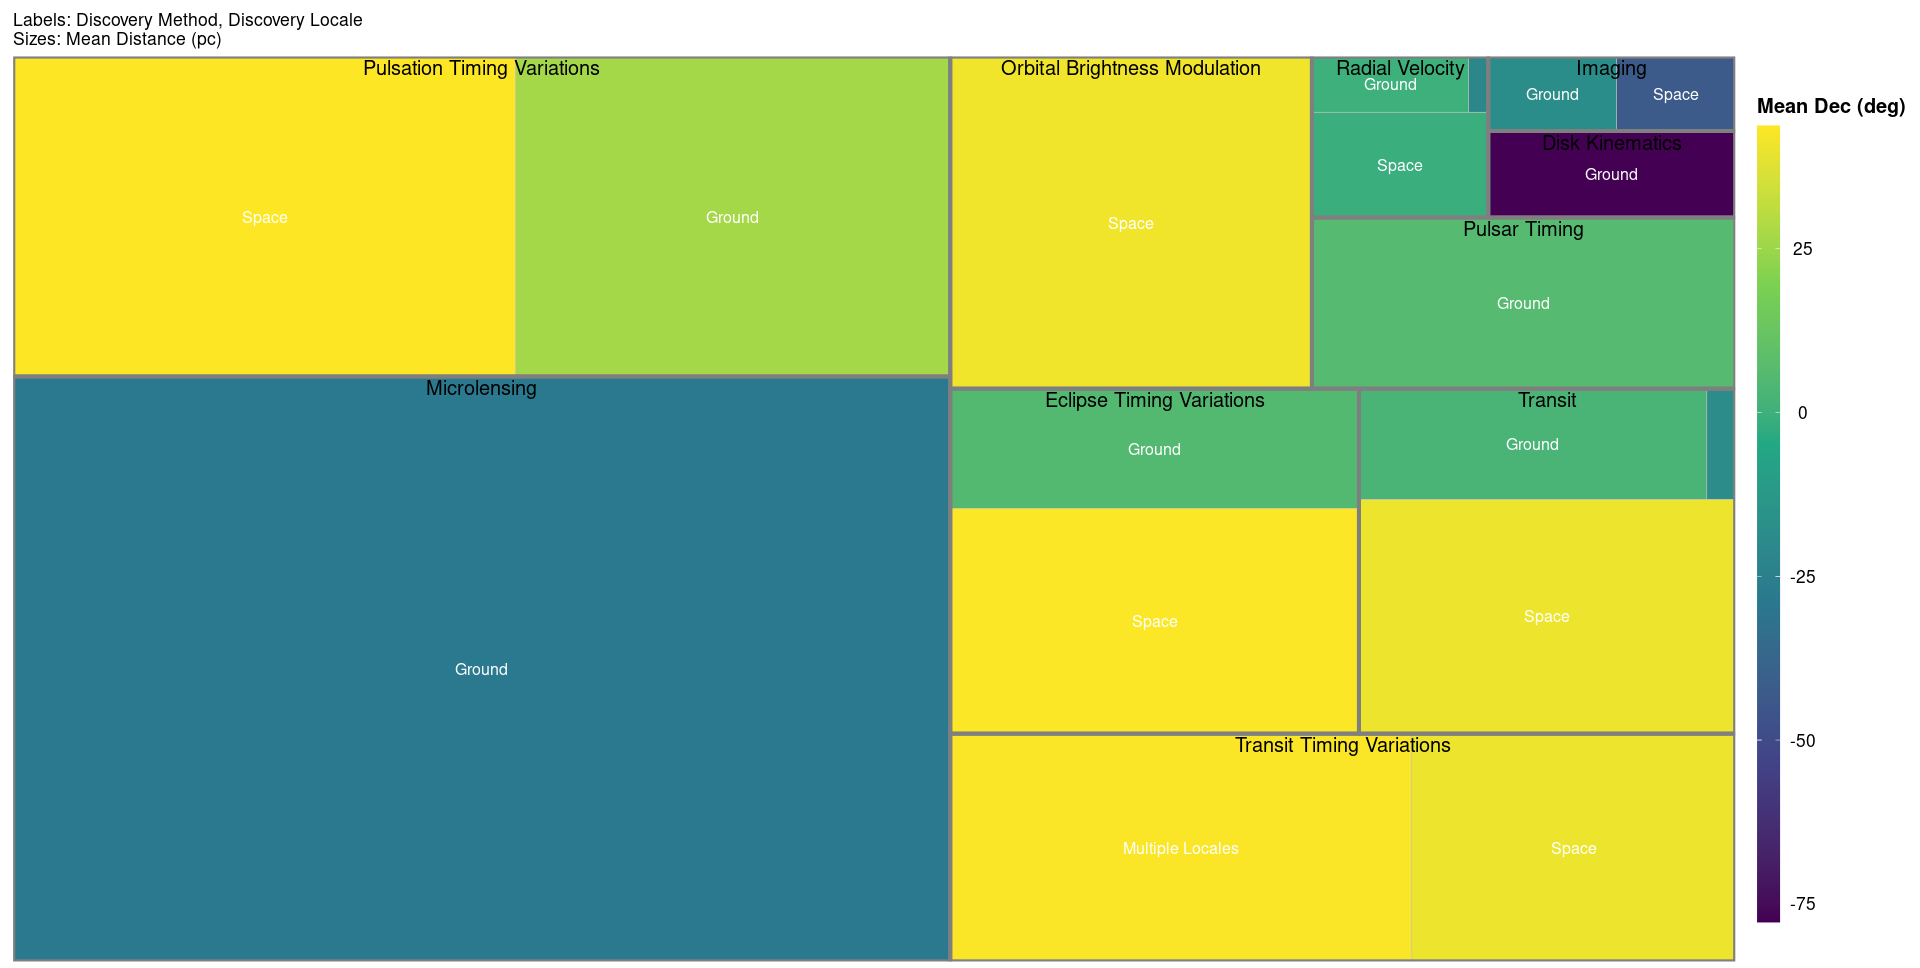

R code for this plot:

# Paths:
path_data = "data/"
path_lib = "renv/library/R-4.1/x86_64-pc-linux-gnu/"

# Packages:
require(dplyr, lib = path_lib)
require(tidyr, lib = path_lib)
require(maditr, lib = path_lib)
require(readr, lib = path_lib)
require(ggplot2, lib = path_lib)
require(treemapify, lib = path_lib)

# Dataset:
df = readr::read_csv(paste0(path_data, "nasa_exoplanets.csv")) %>%
         as.data.frame()
attr(df, "spec") = NULL
df_varnames = readr::read_csv(paste0(path_data, "nasa_exoplanets_var_names.csv")) %>%
                  as.data.frame()
attr(df_varnames, "spec") = NULL

# Variables:
cat_var1 = "discoverymethod"
cat_var_name1 = (df_varnames %>%
                    dplyr::filter(var == cat_var1))$var_name
cat_var2 = "disc_locale"
cat_var_name2 = (df_varnames %>%
                    dplyr::filter(var == cat_var2))$var_name
size_var = "sy_dist"
size_var_name = (df_varnames %>%
                    dplyr::filter(var == size_var))$var_name
color_var = "dec"
color_var_name = (df_varnames %>%
                     dplyr::filter(var == color_var))$var_name

# Adapt the data:
df_plot = df %>%
              dplyr::select(all_of(cat_var1),
                            all_of(cat_var2),
                            all_of(size_var),
                            all_of(color_var))
df_plot = df_plot %>% 
              tidyr::drop_na()
df_plot = df_plot %>%
              dplyr::group_by(eval(parse(text = cat_var1)),
                              eval(parse(text = cat_var2))) %>%
              dplyr::summarise(size_var = round(mean(eval(parse(text = size_var))),
                                                digits = 2),
                               color_var = round(mean(eval(parse(text = color_var))),
                                                 digits = 2)) %>%
              as.data.frame()
names(df_plot) = c(cat_var1, cat_var2, size_var, color_var)

# Plot:
p = ggplot(
        data = df_plot,
        aes(
            area = sy_dist,
            fill = dec,
            label = disc_locale,
            subgroup = discoverymethod
        )
    ) +
    geom_treemap(
        layout = "squarified"
    ) +
    geom_treemap_text(
        colour = "white",
        place = "centre",
        size = 12,
        grow = FALSE
    ) +
    geom_treemap_subgroup_text(
        colour = "black",
        place = "top",
        size = 15,
        grow = FALSE
    ) +
    geom_treemap_subgroup_border() +
    scale_fill_viridis_c(
        guide = guide_colorbar(
            direction = "vertical",
            barheight = unit(
                x = "600",
                units = "pt"
            ),
            draw.ulim = FALSE,
            title.position = "top",
            title.hjust = 0.5,
            label.hjust = 0.5            
        ) 
    ) +
    theme(
        legend.title = element_text(
            size = 15,
            face = "bold"
        ),
        legend.text = element_text(
            size = 13
        ),
        panel.background = element_rect(fill = "white"),
        plot.margin = margin(
            t = 10,
            r = 5,
            b = 5, 
            l = 10,
            unit = "pt"
        )
    ) +
    labs(
        title = paste0("Labels: ", cat_var_name1, ", ", cat_var_name2,
                       "\nSizes: Mean ", size_var_name),
        fill = paste0("Mean ", color_var_name)
    )

p
